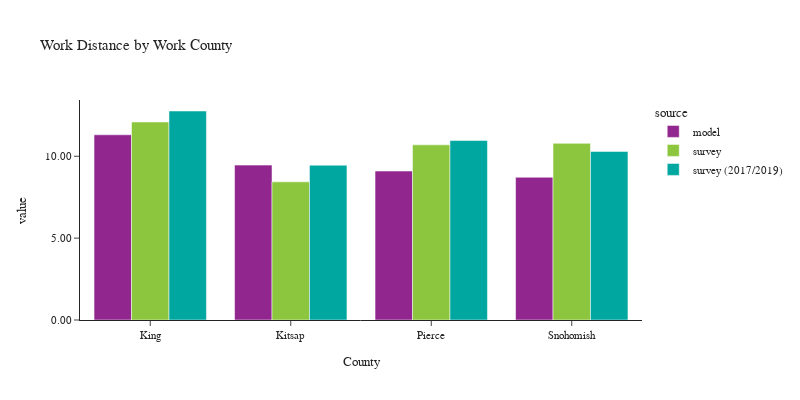

Notebook code for this chart:
### Code cell
plot_work_location(df_workers, 'CountyName_work', 'Work County', 'County')

### Figure 1 — Plotly figure (JSON) as saved in the notebook; plotly's stock layout.template omitted (floating-point values rounded to 4 significant figures)
{"data": [{"alignmentgroup": "True", "customdata": [[1426955], [120267], [345464], [317415]], "hovertemplate": "source=model<br>CountyName_work=%{x}<br>value=%{y}<br>sample count=%{customdata[0]}<extra></extra>", "legendgroup": "model", "marker": {"color": "#91268F", "pattern": {"shape": ""}}, "name": "model", "offsetgroup": "model", "orientation": "v", "showlegend": true, "textposition": "auto", "type": "bar", "x": ["King", "Kitsap", "Pierce", "Snohomish"], "xaxis": "x", "y": [11.31, 9.459, 9.097, 8.716], "yaxis": "y"}, {"alignmentgroup": "True", "customdata": [[2063], [104], [203], [236]], "hovertemplate": "source=survey<br>CountyName_work=%{x}<br>value=%{y}<br>sample count=%{customdata[0]}<extra></extra>", "legendgroup": "survey", "marker": {"color": "#8CC63E", "pattern": {"shape": ""}}, "name": "survey", "offsetgroup": "survey", "orientation": "v", "showlegend": true, "textposition": "auto", "type": "bar", "x": ["King", "Kitsap", "Pierce", "Snohomish"], "xaxis": "x", "y": [12.09, 8.436, 10.7, 10.79], "yaxis": "y"}, {"alignmentgroup": "True", "customdata": [[4781], [120], [347], [347]], "hovertemplate": "source=survey (2017/2019)<br>CountyName_work=%{x}<br>value=%{y}<br>sample count=%{customdata[0]}<extra></extra>", "legendgroup": "survey (2017/2019)", "marker": {"color": "#00A7A0", "pattern": {"shape": ""}}, "name": "survey (2017/2019)", "offsetgroup": "survey (2017/2019)", "orientation": "v", "showlegend": true, "textposition": "auto", "type": "bar", "x": ["King", "Kitsap", "Pierce", "Snohomish"], "xaxis": "x", "y": [12.76, 9.454, 10.96, 10.3], "yaxis": "y"}], "layout": {"barmode": "group", "font": {"size": 11}, "height": 400, "legend": {"title": {"text": "source"}, "tracegroupgap": 0}, "title": {"text": "Work Distance by Work County"}, "width": 800, "xaxis": {"anchor": "y", "domain": [0.0, 1.0], "title": {"text": "County"}}, "yaxis": {"anchor": "x", "domain": [0.0, 1.0], "tickformat": ".2f", "title": {"text": "value"}}}}
